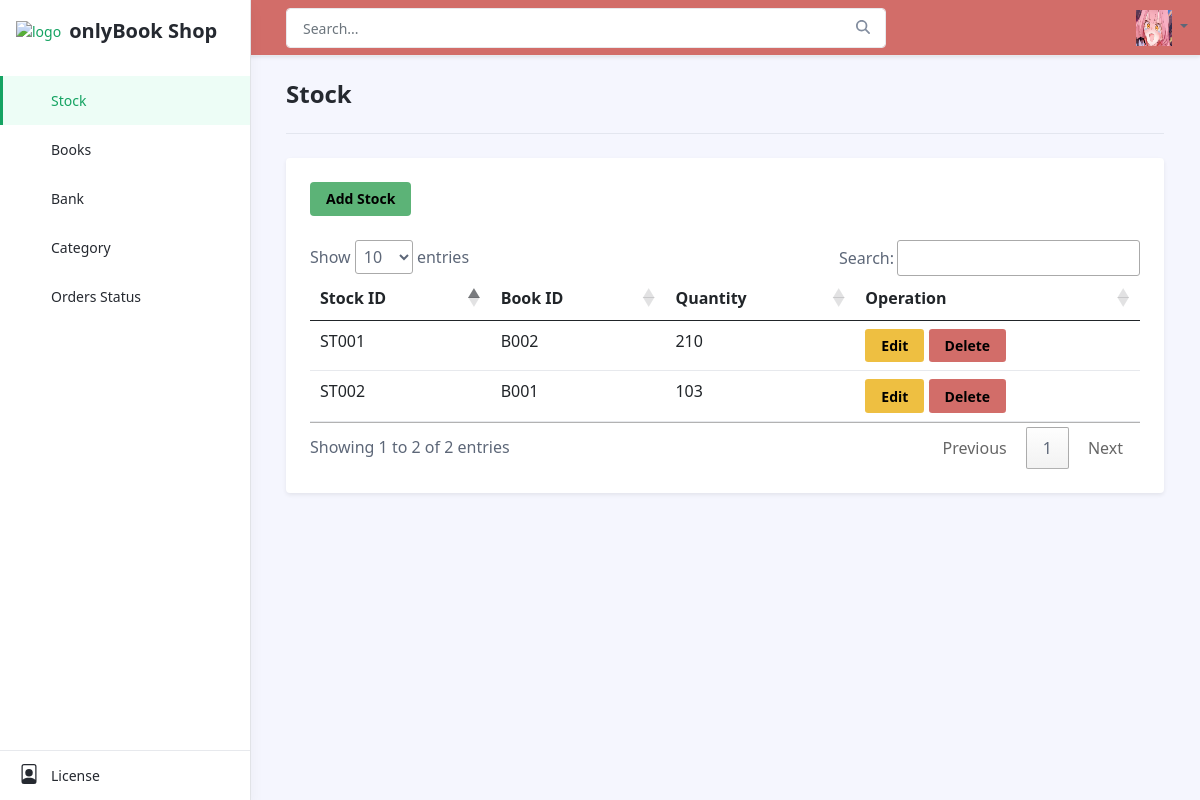
The app's page /admin_system/index.php?page=stock, older data.
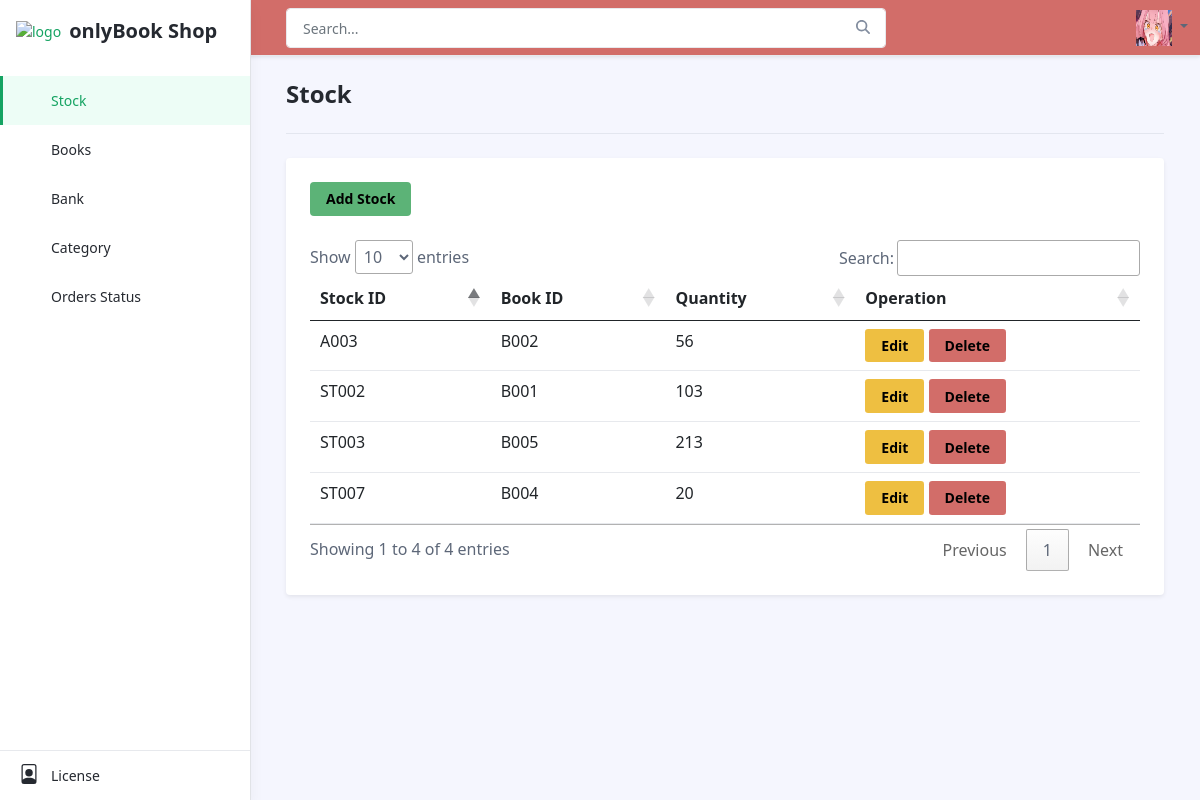
The same page, newer data.
### tables this page shows
CREATE TABLE `stock` (
  `stock_id` varchar(100) NOT NULL,
  `book_id` varchar(100) NOT NULL,
  `qty` int(100) NOT NULL,
  PRIMARY KEY (`stock_id`),
  KEY `book id in stock` (`book_id`),
  CONSTRAINT `book id in stock` FOREIGN KEY (`book_id`) REFERENCES `book` (`book_id`)
);

### admin_system/stock/index.php (the view, shortened to what this page needs)
<?php
require("../connect_db.php");
$sql = " SELECT * FROM stock";
$rs = mysqli_query($conn, $sql);
?>
<h1 class="app-page-title">Stock</h1>
<hr class="mb-4">
<div class="row g-4 setting-section">
    <div class="col-12 col-md-12">
        <div class="app-card app-card-setting shadow-sm p-4">
            <div class="app-card-body">
                <div class="row g-3 mb-4 align-items-center justify-content-between">
                    <div class="col-auto">
                        <a href="?page=<?=$_GET['page']?>&function=add_stock" class="btn btn-success ">
                            Add Stock
                        </a>
                    </div>
                </div>
                <table class="table" id="tabelAll">
                    <thead>
                        <tr>
                            <th scope="col">Stock ID</th>
                            <th scope="col">Book ID</th>
                            <th scope="col">Quantity</th>
                            <th scope="col">Operation</th>
                        </tr>
                    </thead>
                    <tbody>
                        <?php foreach ($rs as $data) : ?>
                            <tr>
                                <td><?= $data['stock_id'] ?></td>
                                <td><?= $data['book_id'] ?></td>
                                <td><?= $data['qty'] ?></td>
                                <td>
                                    <a href="?page=<?=$_GET['page']?>&function=update&id=<?=$data['stock_id']?>" class="btn btn-sm btn-warning">Edit</a>
                                    <a href="" class="btn btn-sm btn-danger">Delete</a>
                                </td>
                            </tr>
                        <?php endforeach ?>
                    </tbody>
                </table>
            </div>
        </div>
    </div>
</div>

Row changes from the older to the newer data that the page shows:
removed stock: stock_id "ST001", book "B002", qty "210"
added stock: stock_id "ST003", book "B005", qty "213"
added stock: stock_id "ST007", book "B004", qty "20"
added stock: stock_id "A003", book "B002", qty "56"
Text that changed along with them:
text written by a page script: "Show entries Search: Showing 1 to 2 of 2 entries Previous 1 Next" → "Show entries Search: Showing 1 to 4 of 4 entries Previous 1 Next"
